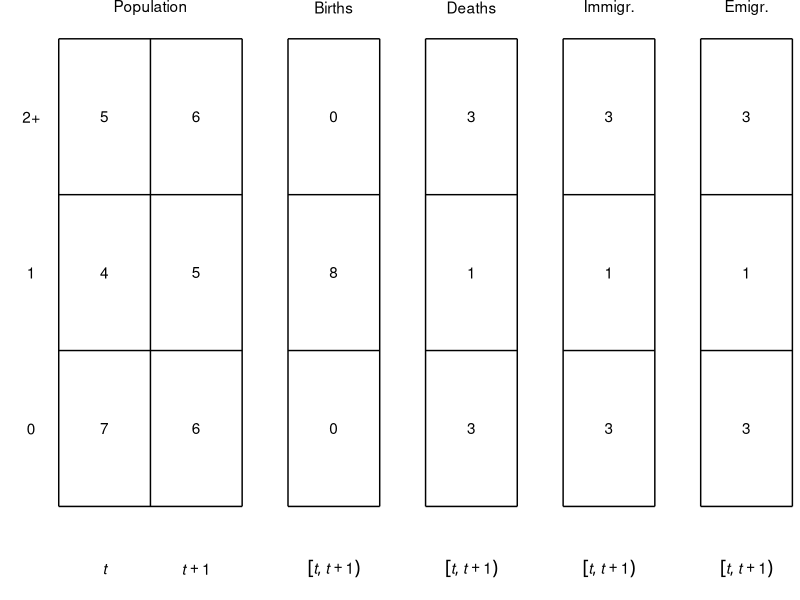

This figure's R source:


library(ggplot2)

data_popn_box <- data.frame(x =    c(0, 2, 2, 0, 1, 0, 0),
                            xend = c(2, 2, 0, 0, 1, 2, 2),
                            y =    c(0, 0, 3, 3, 0, 1, 2),
                            yend = c(0, 3, 3, 0, 3, 1, 2))
data_popn_label <- data.frame(x = c(1, 0.5, 1.5, 0.5, 1.5, 0.5, 1.5, 0.5, 1.5),
                              y = c(3.2, 0.5, 0.5, 1.5, 1.5, 2.5, 2.5, -0.4, -0.4),
                              label = c("Population", 7, 6, 4, 5, 5, 6, "italic(t)", "italic(t)+1"))
data_births_box <- data.frame(x =    c(2.5, 3.5, 3.5, 2.5, 2.5, 2.5),
                              xend = c(3.5, 3.5, 2.5, 2.5, 3.5, 3.5),
                              y =    c(0, 0, 3, 3, 1, 2),
                              yend = c(0, 3,   3,     0, 1,   2))
data_births_label <- data.frame(x =  c(3,   3, 3, 3, 3),
                                y =  c(3.2, 0.5, 1.5, 2.5, -0.4),
                                label = c("Births", 0, 8, 0, 'group("[",list(italic(t),italic(t+1)),")")'))
data_deaths_box <- data.frame(x =    c(4, 5, 5, 4, 4, 4),
                              xend = c(5, 5, 4, 4, 5, 5),
                              y =    c(0, 0, 3, 3, 1, 2),
                              yend = c(0, 3, 3, 0, 1, 2))
data_deaths_label <- data.frame(x = c(4.5, 4.5, 4.5, 4.5, 4.5),
                                y = c(3.2, 0.5, 1.5, 2.5, -0.4),
                                label = c("Deaths",3, 1, 3, 'group("[",list(italic(t),italic(t+1)),")")'))
data_immig_box <- data.frame(x =    c(5.5, 6.5, 6.5, 5.5, 5.5, 5.5),
                              xend = c(6.5, 6.5, 5.5, 5.5, 6.5, 6.5),
                              y =    c(0, 0, 3, 3, 1, 2),
                              yend = c(0, 3, 3, 0, 1, 2))
data_immig_label <- data.frame(x = c(6, 6, 6, 6, 6),
                                y = c(3.2, 0.5, 1.5, 2.5, -0.4),
                                label = c("Immigr.",3, 1, 3, 'group("[",list(italic(t),italic(t+1)),")")'))
data_emig_box <- data.frame(x =    c(7, 8, 8, 7, 7, 7),
                             xend = c(8, 8, 7, 7, 8, 8),
                             y =    c(0, 0, 3, 3, 1, 2),
                             yend = c(0, 3, 3, 0, 1, 2))
data_emig_label <- data.frame(x = c(7.5, 7.5, 7.5, 7.5, 7.5),
                               y = c(3.2, 0.5, 1.5, 2.5, -0.4),
                               label = c("Emigr.",3, 1, 3, 'group("[",list(italic(t),italic(t+1)),")")'))
data_age_label <- data.frame(x = rep(-0.3, 3),
                             y = c(0.5, 1.5, 2.5),
                             label = c("0", "1", "2+"))
                                       
p <- ggplot(data_popn_box, aes(x = x, y = y)) +
    theme_bw() +
    theme(panel.border = element_blank(),
          panel.grid.major = element_blank(),
          panel.grid.minor = element_blank(),
          axis.text = element_blank(),
          axis.ticks = element_blank()) +
    coord_cartesian(expand = FALSE,
                    clip = "off") +
    ## population
    geom_segment(aes(x = x, y = y, xend = xend, yend = yend),
                 data = data_popn_box) +
    geom_text(aes(label = label),
              data = data_popn_label,
              parse = TRUE) +
    ## births
    geom_segment(aes(x = x, y = y, xend = xend, yend = yend),
                 data = data_births_box) +
    geom_text(aes(label = label),
              data = data_births_label,
              parse = TRUE) +
    ## deaths
    geom_segment(aes(x = x, y = y, xend = xend, yend = yend),
                 data = data_deaths_box) +
    geom_text(aes(label = label),
              data = data_deaths_label,
              parse = TRUE) +
    ## immig
    geom_segment(aes(x = x, y = y, xend = xend, yend = yend),
                 data = data_immig_box) +
    geom_text(aes(label = label),
              data = data_immig_label,
              parse = TRUE) +
    ## emig
    geom_segment(aes(x = x, y = y, xend = xend, yend = yend),
                 data = data_emig_box) +
    geom_text(aes(label = label),
              data = data_emig_label,
              parse = TRUE) +
    ## age labels
    geom_text(aes(label = label),
              data = data_age_label) +
    ## other
    xlab("") +
    ylab("")

# graphics.off()
# pdf(file = "figures_accounts/fig_account_withage_nolex.pdf",
#     width = 3,
#     height = 2)
plot(p)
# dev.off()
